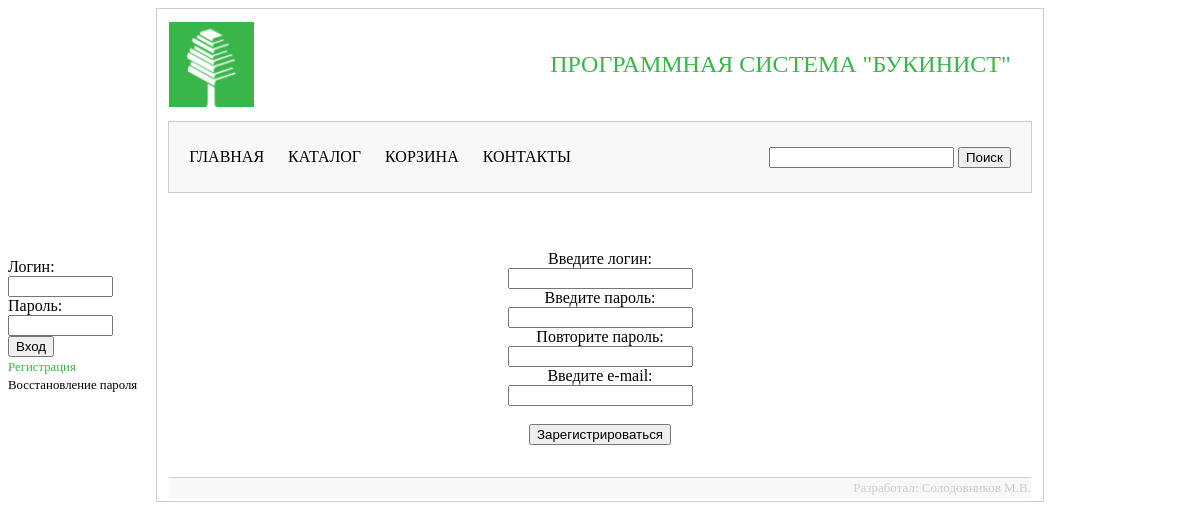
The app's page /index.php?view=registration with its own data.
### tables this page shows
CREATE TABLE IF NOT EXISTS `menu` (
  `id` int(11) NOT NULL AUTO_INCREMENT,
  `title` varchar(20) NOT NULL,
  `title_url` varchar(20) NOT NULL,
  PRIMARY KEY (`id`)
);

### index.php (called while the page is built, shortened)
<?php
require_once "fns.php";
$view = empty($_GET['view']) ? 'index' : $_GET['view'];
require_once "view/layouts/site.php";

### fns.php (called while the page is built, shortened)
<?php
function db_connect() {
	$host = "localhost";
	$username = "salomuG";
	$password = "salomuG";
	$db = "bookseller";
	$connection = mysql_connect($host, $username, $password)
				or die("Error connect" . mysql_error());
	return $connection;
}
function db_result_to_array($result) {
	$res_array = array();
	$count = 0;
	while($row = mysql_fetch_array($result)) {
		$res_array[$count] = $row;
		$count++;
	}
	return $res_array;
}
function get_menu() {
	$select_sql = sprintf("SELECT * FROM `menu` WHERE `menu`.`title_url` != 'registration' AND `menu`.`title_url` != 'search' AND `menu`.`title_url` != 'forgot' AND `menu`.`title_url` != 'books' AND `menu`.`title_url` != 'users'");
	$result = mysql_query($select_sql);
	$result = db_result_to_array($result);
	return $result;
}

### view/layouts/site.php (the view, shortened to what this page needs)
<!DOCTYPE html>
<html>
	<head>
		<link rel="stylesheet" href="css/style.css" />
	</head>
	<body>
<?php if(empty($_SESSION['login'])) {?>
	<div id="login_cab">
		<form action="index.php?view=login_cab" method="POST">
			<label for="login">Логин:</label><br />
			<input type="text" name="login" size="10" /><br />
			<label for="login">Пароль:</label><br />
			<input type="password" name="password" size="10" /><br />
			<input type="submit" name="enter" value="Вход" /><br />
			<a href="index.php?view=registration" <?php if($view == 'registration') echo "class = 'menu_active'";?>>Регистрация</a> <br />
			<a href="index.php?view=forgot" <?php if($view == 'forgot') echo "class = 'menu_active'";?>>Восстановление пароля</a>
		</form>
	</div>
<?}?>
		<table id="table_site">
			<tr>
				<td>
					<div id="header">
						<img id="logo" src="userfiles/logo_final.png" alt="logo"/><div id="header_text">Программная система "Букинист"</div>
					</div>
				</td>
			</tr>
			<tr>
				<td >
					<div  id="menu">
						<div id="search">
							<form action="index.php?view=index" method="POST">
								<input type="text" name="query" />
								<input type="submit" name="search_btn" value="Поиск" />
							</form>
						</div>
						<div class="menu_active">
							<ul>
								<?php $menu = get_menu();
								foreach ($menu as $item):?>
									<li><a href="index.php?view=<?php echo $item['title_url'];?>" <? if($view == $item['title_url']) echo "class='menu_active'";?>><?php echo $item['title'];?></a></li>
								<? endforeach; ?>
							</ul>
						</div>
					</div>
				</td>
			</tr>
			<tr>
				<td>
				</td>
			</tr>
			<tr>
				<td>
					<div id="footer">
						<span>Разработал: Солодовников М.В.</span>
					</div>
				</td>
			</tr>
		</table>
	</body>
</html>

### css/style.css (style rules this page uses)
#login_cab { position: fixed; margin-top: 250px; }
#login_cab a { text-decoration: none; font-size: 0.8em; color: black; }
#table_site { width: 75%; margin: 0 auto; border: 1px solid #CCCCCC; }
#header { width: 97.91666666666667%; margin: 0 auto; height: 105px; }
#header_text { float: right; margin-right: 20px; line-height: 105px; font-size: 1.5em; text-transform: uppercase; color: #39B54A; }
#logo { padding-top: 10px; }
#menu { width: 97.91666666666667%; margin: 0 auto; background-color: #F8F8F8; border: 1px solid #CCCCCC; }
#menu ul li { display: inline-block; margin-right: 30px; text-decoration: none; padding: 10px; }
#menu ul li a { margin-left: -30px; text-transform: uppercase; text-decoration: none; color: black; font-size: 1em; }
.menu_active { color: #39B54A !important; }
#search { float: right; margin-right: 20px; padding-top: 25px; }
#footer { border-top: 1px solid #CCCCCC; width: 97.91666666666667%; margin: 0 auto; height: 20px; background-color: #F8F8F8; }
#footer span { line-height: 20px; color: #CCCCCC; font-size: 13px; float: right; }

### records on screen
menu: title "ГЛАВНАЯ"
menu: title "КАТАЛОГ"
menu: title "КОРЗИНА"
menu: title "КОНТАКТЫ"
